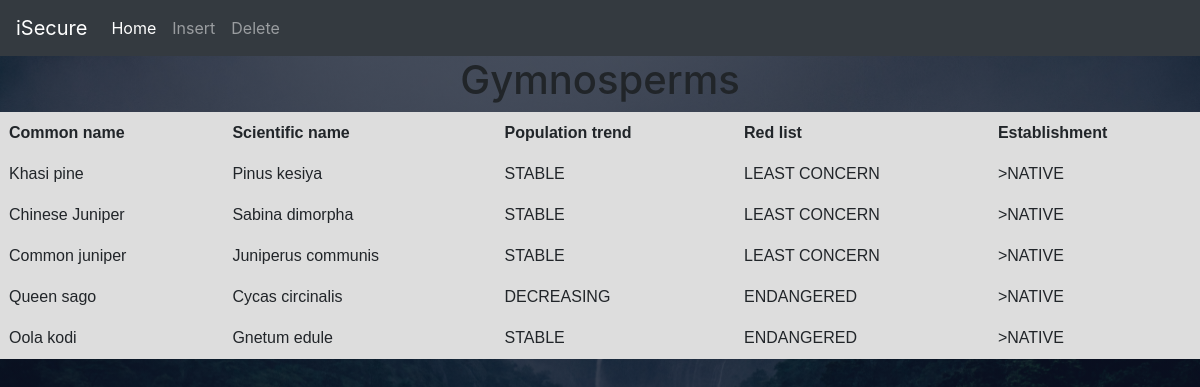
Page /displaygym.php on the committed database.
### tables this page shows
CREATE TABLE `gymnosperm` (
  `name` varchar(23) NOT NULL,
  `scientific_name` varchar(23) NOT NULL,
  `population_trend` varchar(23) NOT NULL,
  `red_list` varchar(23) NOT NULL,
  `establishment` varchar(23) NOT NULL
);

### displaygym.php (the view, shortened to what this page needs)
<!DOCTYPE html>
<html>
    <head>
    <?php include 'links.php'; ?>
    <link rel="stylesheet" href="table.css">
        <link rel="stylesheet" href="https://stackpath.bootstrapcdn.com/bootstrap/4.4.1/css/bootstrap.min.css">
    </head>
    <body>
    <nav class="navbar navbar-expand-lg navbar-dark bg-dark">
  <a class="navbar-brand" href="/forest">iSecure</a>
  <div class="collapse navbar-collapse" id="navbarSupportedContent">
    <ul class="navbar-nav mr-auto">
      <li class="nav-item active">
        <a class="nav-link" href="/forest/firstp.php">Home <span class="sr-only">(current)</span></a>
      </li>
      <li class="nav-item">
        <a class="nav-link" href="/forest/insertgym.php">Insert</a>
      </li>
      <li class="nav-item">
        <a class="nav-link" href="/forest/deletegym.php">Delete</a>
      </li>
  </div>
</nav><div = class="main-div">
<h1 class="text-center">Gymnosperms</h1>
            <div class ="center-div">
                <div class = "table-responsive">
                    <table>
                        <thead>
                            <tr>
                                <th> Common name</th>
                                <th> Scientific name </th>
                                <th> Population trend </th>
                                <th> Red list </th>
                                <th> Establishment </th>
                            </tr>
                        </thead>
                        <tbody>
                        <?php
                        include 'connection.php';
                        $selectquery = " select * from gymnosperm";
                        $query = mysqli_query($conn, $selectquery);
                        while($res = mysqli_fetch_array($query)){
                        ?>
                        <tr>
                        <td><?php echo $res['name']; ?></td>
                        <td><?php echo $res['scientific_name']; ?> </td>
                        <td><?php echo $res['population_trend']; ?></td>
                        <td><?php echo $res['red_list']; ?> </td>
                        <td>><?php echo $res['establishment']; ?> </td>
                        </tr>
                        <?php
                        }
                        ?>
                        </tbody>
                    </table>
                </div>
            </div>
        </div>
    </body>
</html>

### table.css (style rules this page uses)
table { font-family: Arial, sans-serif; border-collapse: collapse; width: 100%; border: 1px solid #ddd; }
th, td { border-right: 1px solid #ddd; border-bottom: 1px solid #ddd; padding: 8px; text-align: left; }
th,td { border-left: 1px solid #ddd; border-top: 1px solid #ddd; background-color: #ddd;background-color: #ddd; }
body { min-height: 100vh; width: 100%; background-image: linear-gradient(rgba(4, 9, 30, 0.7), rgba(4, 9, 30, 0.7)), url(figure.jpg); background-position: center; background-size: cover; position: relative; }

### rows in the picture
gymnosperm: name "Khasi pine", scientific_name "Pinus kesiya", population_trend "STABLE", red_list "LEAST CONCERN", establishment "NATIVE"
gymnosperm: name "Chinese Juniper", scientific_name "Sabina dimorpha", population_trend "STABLE", red_list "LEAST CONCERN", establishment "NATIVE"
gymnosperm: name "Common juniper", scientific_name "Juniperus communis", population_trend "STABLE", red_list "LEAST CONCERN", establishment "NATIVE"
gymnosperm: name "Queen sago", scientific_name "Cycas circinalis", population_trend "DECREASING", red_list "ENDANGERED", establishment "NATIVE"
gymnosperm: name "Oola kodi", scientific_name "Gnetum edule", population_trend "STABLE", red_list "ENDANGERED", establishment "NATIVE"
